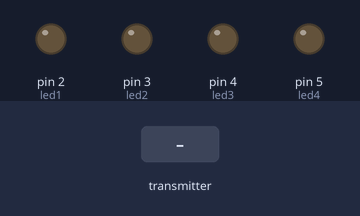
The sketch below on a simulated Arduino Uno, built with avr-gcc and run on an emulated ATmega328P. On the bench: output pins drawn as LEDs (lit = HIGH). The inputs (shaded band) are chosen by the test bench. No radio packets arrive unless stated.

Above: at 1.2 s.
1.3 s: the transmitter starts sending b1 = 1
At 2.3 s:
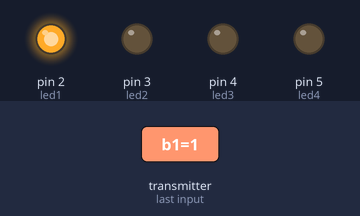
2.8 s: the transmitter starts sending b1 = 0
At 3.6 s:
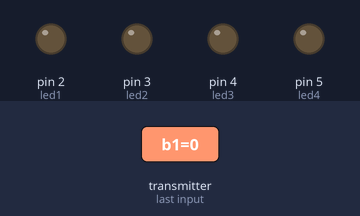
Timing chart, 0 to 5.8 s (numbered marks = the images above; inputs shaded):
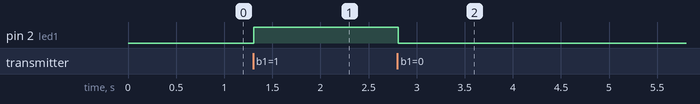

Measured:
- after the input at 1.3 s, pin 2 (led1): LOW → HIGH at once
- after the input at 2.8 s, pin 2 (led1): HIGH → LOW at once

The sketch:

Rx_final.ino
```cpp
/*Code By DRS : https://www.youtube.com/channel/UCl9vi6y04pBl-RajOrFJI8g*/
/*La communication full-duplex fonctionne correctement*/
/*Récepteur modelisé par la LED bleu*/
#include <SPI.h>
#include <nRF24L01.h>
#include <RF24.h>

#define led1 2
#define led2 3
#define led3 4
#define led4 5


typedef struct{
  boolean b1=0;
  boolean b2=0;
  int p1=0;
}data;
data payload;


RF24 radio(7, 8); // CE, CSN
const byte addresses[][6] = {"00001", "00002"};
int ack=0;


void setup() {
  pinMode(led1, OUTPUT);
  pinMode(led2, OUTPUT);
  pinMode(led3, OUTPUT);
  pinMode(led4, OUTPUT);

  radio.begin();
  radio.setChannel(125);
  radio.openWritingPipe(addresses[1]); // 00002
  radio.openReadingPipe(1, addresses[0]); // 00001
  radio.setPALevel(RF24_PA_MIN);
}
void loop() {
  delay(5);
  /****************[ EMIT ]***************************/
  radio.stopListening();
  emitting();
  /**************************************************/
  delay(5);
  /**************[RECEPTION]************************/
  radio.startListening();
  reception();
  /***********************************************/
}

void reception(){
  if(radio.available()){
     radio.read(&payload, sizeof(payload));

     if(ack==0){ /*Si la communication est établie alors la fonction startcom est lancé*/
      ack=100;
      startcom();
     }
     map(payload.p1,0,1023,0,255);
     if (payload.b1 == HIGH){
        digitalWrite(led1, HIGH);
     }
     else {
        digitalWrite(led1, LOW);
     }
  }
  else{
    if(ack >1){
      ack = 0;
    }
  }
}

void emitting(){

}


void startcom(){ /* est lancé si la communication est établie*/

}
```
